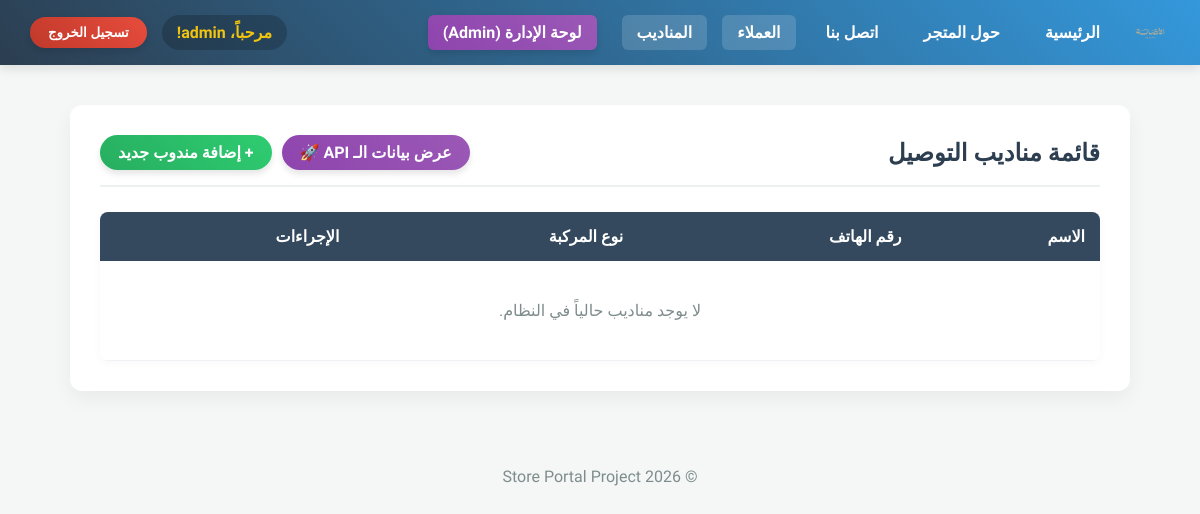
Before: /delivery/ (signed in) with the older database file.
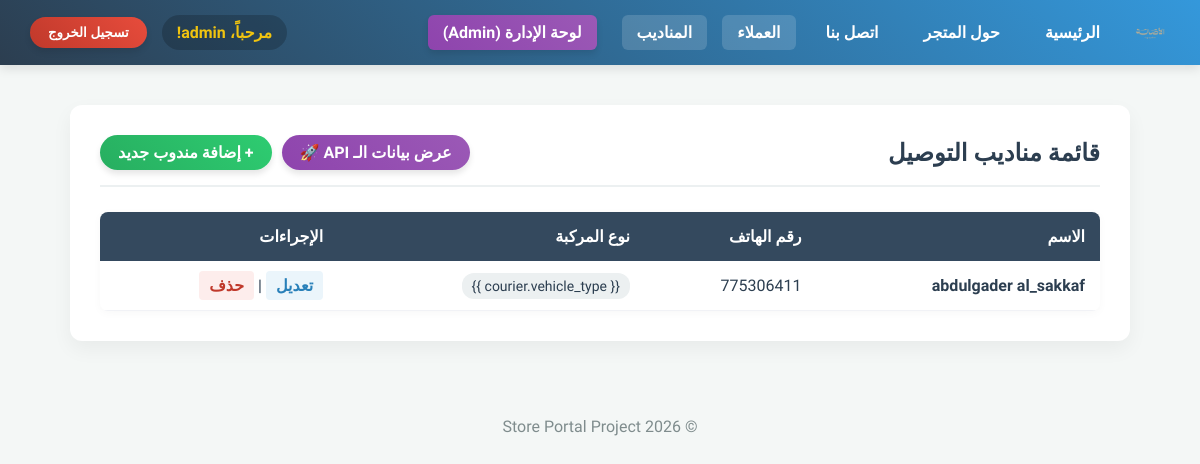
After: the same page with the newer database file.
### delivery/models.py (models this page shows, shortened)
class Courier(models.Model):
    name = models.CharField(max_length=100)
    phone = models.CharField(max_length=20)
    vehicle_type = models.CharField(max_length=50) # نوع المركبة (دباب، سيارة، إلخ)

### delivery/views.py (the view)
# urls.py: path('', views.CourierListView.as_view(), name='courier_list'),
class CourierListView(LoginRequiredMixin, ListView):
    model = Courier
    template_name = 'delivery/courier_list.html'
    context_object_name = 'couriers'
    login_url = 'login'

### delivery/templates/delivery/courier_list.html
{% extends 'customers/base.html' %}
{% block content %}
<div class="page-header">
    <h2 style="color: #2c3e50; margin: 0;">قائمة مناديب التوصيل</h2>
    <div style="display: flex; gap: 10px;">
        <a href="{% url 'api_courier_list' %}" target="_blank" class="btn btn-purple">
            عرض بيانات الـ API 🚀
        </a>
        {% if user.is_superuser %}
        <a href="{% url 'courier_register' %}" class="btn btn-green">
            + إضافة مندوب جديد
        </a>
        {% endif %}
    </div>
</div>
<table class="modern-table">
    <thead>
        <tr>
            <th>الاسم</th>
            <th>رقم الهاتف</th>
            <th>نوع المركبة</th>
            {% if user.is_superuser %}
            <th>الإجراءات</th>
            {% endif %}
        </tr>
    </thead>
    <tbody>
        {% for courier in couriers %}
        <tr>
            <td style="font-weight: bold;">{{ courier.name }}</td>
            <td>{{ courier.phone }}</td>
            <td><span style="background: #ecf0f1; padding: 5px 10px; border-radius: 12px; font-size: 14px;">{{
                    courier.vehicle_type }}</span></td>
            {% if user.is_superuser %}
            <td>
                <a href="{% url 'courier_update' courier.id %}" class="text-link blue-text">تعديل</a> |
                <a href="{% url 'courier_delete' courier.id %}" class="text-link red-text">حذف</a>
            </td>
            {% endif %}
        </tr>
        {% empty %}
        <tr>
            <td colspan="{% if user.is_superuser %}4{% else %}3{% endif %}"
                style="text-align: center; padding: 40px; color: #7f8c8d;">
                لا يوجد مناديب حالياً في النظام.
            </td>
        </tr>
        {% endfor %}
    </tbody>
</table>
{% endblock %}

Changed rows visible on the page:
added Courier: name "abdulgader al_sakkaf", phone "775306411"
Other visible differences:
text no longer shown: "لا يوجد مناديب حالياً في النظام."
